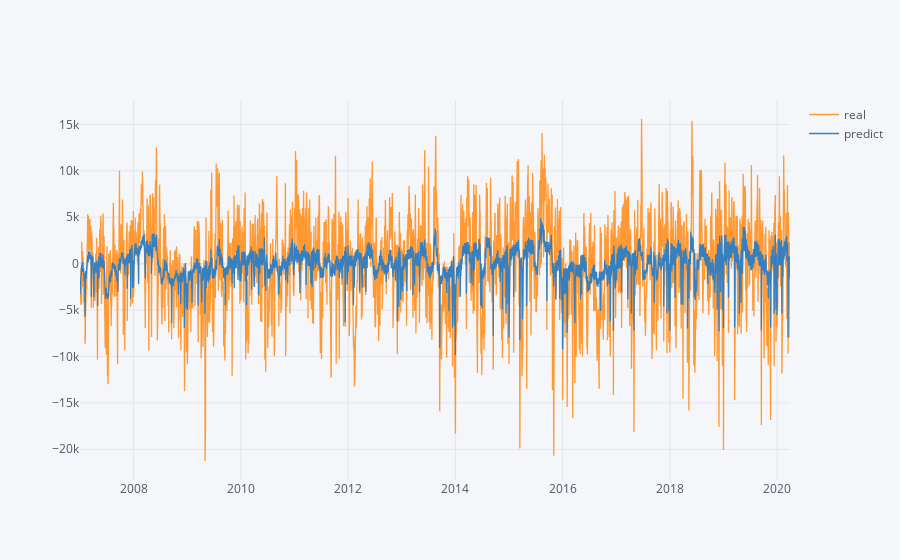

The notebook cell saved with this chart:
### Code cell
regfourier(1, "general", "xgb")[["real", "predict"]].iplot()

### Figure 1 — Plotly figure (JSON) as saved in the notebook; plotly's stock layout.template omitted (floating-point values rounded to 4 significant figures; data arrays with more than 128 entries replaced by an {"elided": "..."} marker saying what was removed)
{"data": [{"line": {"color": "rgba(255, 153, 51, 1.0)", "dash": "solid", "shape": "linear", "width": 1.3}, "mode": "lines", "name": "real", "text": "", "type": "scatter", "x": {"elided": "4837 str values"}, "y": {"elided": "4837 float values"}}, {"line": {"color": "rgba(55, 128, 191, 1.0)", "dash": "solid", "shape": "linear", "width": 1.3}, "mode": "lines", "name": "predict", "text": "", "type": "scatter", "x": {"elided": "4837 str values"}, "y": {"elided": "4837 float values"}}], "layout": {"legend": {"bgcolor": "#F5F6F9", "font": {"color": "#4D5663"}}, "paper_bgcolor": "#F5F6F9", "plot_bgcolor": "#F5F6F9", "title": {"font": {"color": "#4D5663"}}, "xaxis": {"gridcolor": "#E1E5ED", "showgrid": true, "tickfont": {"color": "#4D5663"}, "title": {"font": {"color": "#4D5663"}, "text": ""}, "zerolinecolor": "#E1E5ED"}, "yaxis": {"gridcolor": "#E1E5ED", "showgrid": true, "tickfont": {"color": "#4D5663"}, "title": {"font": {"color": "#4D5663"}, "text": ""}, "zerolinecolor": "#E1E5ED"}}}
